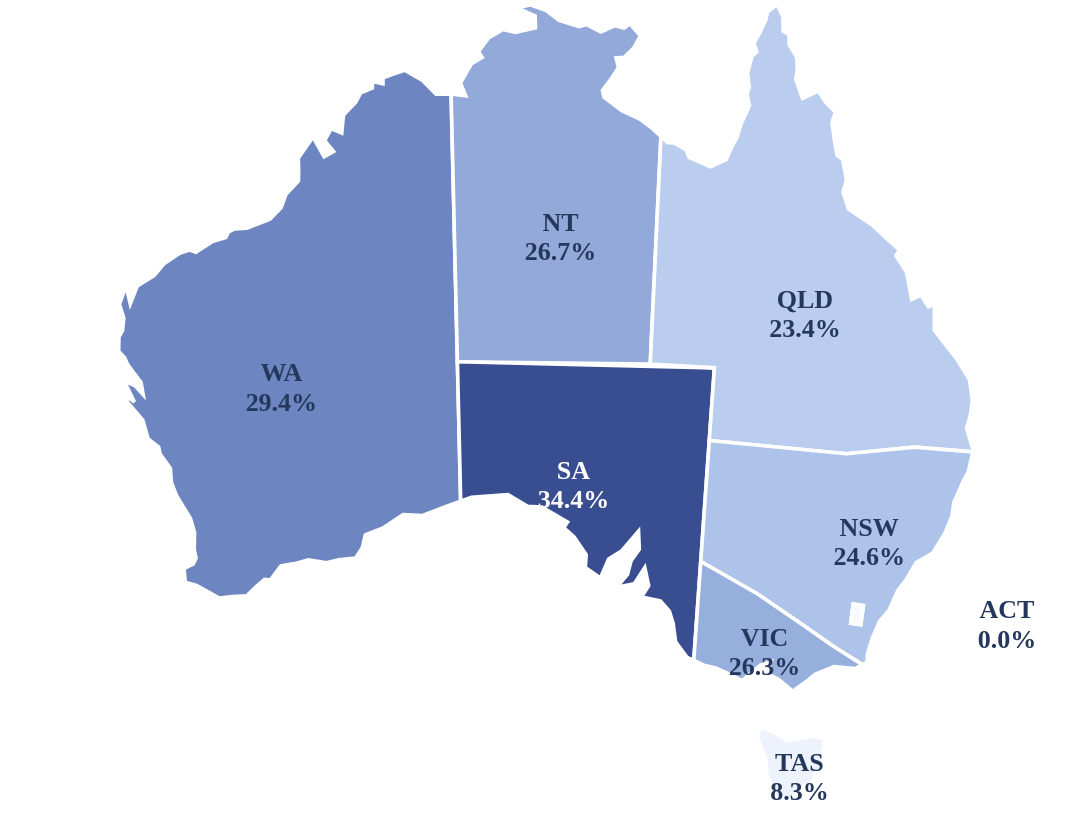

Here is the Vega-Lite specification saved for this chart:
### Vega-Lite specification from a JSON file in a GitHub repository (floating-point values rounded to 4 significant figures; data arrays with more than 128 entries replaced by an {"elided": "..."} marker saying what was removed)
{"$schema": "https://vega.github.io/schema/vega-lite/v5.json", "description": "Vega-Lite choropleth of the share of EPBC mammal state-linked entries classified as extinct, using simplified preprojected states/territories.", "width": 630, "height": 480, "background": "#FFFFFF", "padding": 0, "projection": {"type": "identity", "reflectY": false, "scale": 1.06, "translate": [-18.9, -14.4]}, "layer": [{"data": {"values": [{"type": "Feature", "properties": {"state": "Western Australia", "abbr": "WA", "extinct": 20, "total": 68, "share": 29.4}, "geometry": {"type": "Polygon", "coordinates": {"elided": "1x88x2 float values"}}}, {"type": "Feature", "properties": {"state": "Northern Territory", "abbr": "NT", "extinct": 12, "total": 45, "share": 26.7}, "geometry": {"type": "Polygon", "coordinates": [[[271.4, 65.76], [268.5, 58.72], [274.5, 48.27], [280.3, 44.82], [278.2, 41.64], [283.8, 34.24], [291.7, 29.65], [298.4, 31.15], [309.4, 28.75], [309.1, 22.21], [299.5, 17.99], [306.5, 16.15], [315.2, 19.36], [322.2, 24.66], [333.2, 28.11], [336.9, 26.89], [344.9, 31.01], [352.7, 27.56], [357.6, 28.83], [360.7, 26.48], [366.5, 33.03], [362.8, 39.76], [357.6, 44.77], [353.2, 45.06], [354.5, 50.25], [350.5, 56.57], [345.8, 62.78], [346.6, 66.46], [356.5, 73.92], [366.2, 78.43], [372.5, 83.17], [377.6, 87.87], [371.8, 211.8], [266.8, 210.5], [263.4, 64.75], [271.4, 65.76], [271.4, 65.76]]]}}, {"type": "Feature", "properties": {"state": "South Australia", "abbr": "SA", "extinct": 21, "total": 61, "share": 34.4}, "geometry": {"type": "Polygon", "coordinates": [[[391.8, 371.4], [385.6, 363.0], [384.3, 353.0], [382.2, 346.2], [377.3, 340.6], [367.1, 338.5], [370.9, 332.4], [368.8, 322.5], [363.2, 331.3], [353.5, 333.3], [359.4, 326.3], [361.4, 318.8], [365.9, 312.6], [365.4, 302.8], [356.1, 313.6], [349.2, 317.9], [344.7, 328.2], [336.4, 322.5], [336.9, 315.6], [330.4, 305.9], [324.7, 300.8], [326.8, 297.8], [312.8, 289.6], [305.0, 289.2], [294.4, 282.8], [274.5, 284.3], [268.6, 286.4], [266.8, 210.5], [406.7, 213.8], [395.5, 373.1], [391.8, 371.4], [391.8, 371.4]]]}}, {"type": "Feature", "properties": {"state": "Queensland", "abbr": "QLD", "extinct": 15, "total": 64, "share": 23.4}, "geometry": {"type": "Polygon", "coordinates": [[[381.3, 91.28], [384.8, 91.45], [391.2, 95.13], [392.9, 99.26], [404.6, 104.4], [413.2, 100.5], [416.1, 93.7], [419.1, 88.14], [421.2, 81.15], [425.8, 71.16], [424.5, 64.79], [425.7, 61.12], [424.8, 53.65], [427.2, 44.12], [429.9, 41.71], [428.2, 37.28], [431.9, 30.76], [434.9, 23.96], [435.5, 20.36], [440.8, 16.0], [444.0, 22.52], [444.2, 30.58], [447.3, 32.4], [447.4, 37.8], [451.6, 44.72], [451.9, 52.05], [451.0, 56.67], [454.7, 67.17], [463.4, 63.11], [467.1, 68.98], [472.7, 74.63], [470.8, 80.2], [472.3, 91.54], [473.5, 98.2], [476.5, 100.1], [478.7, 111.6], [476.7, 118.2], [479.7, 127.4], [492.2, 135.8], [500.1, 143.0], [507.5, 149.8], [505.5, 152.7], [511.4, 161.8], [514.1, 176.5], [519.2, 174.3], [523.3, 180.7], [526.5, 179.1], [526.5, 193.2], [533.6, 202.5], [538.2, 208.3], [545.6, 220.4], [547.1, 231.4], [546.2, 238.9], [544.0, 246.8], [547.6, 258.8], [547.4, 259.6], [515.8, 257.0], [478.5, 260.6], [403.9, 253.4], [406.7, 213.8], [371.8, 211.8], [377.6, 87.87], [381.3, 91.28], [381.3, 91.28]]]}}, {"type": "Feature", "properties": {"state": "New South Wales", "abbr": "NSW", "extinct": 14, "total": 57, "share": 24.6}, "geometry": {"type": "MultiPolygon", "coordinates": [[[[542.0, 276.0], [537.1, 287.1], [536.0, 294.6], [532.3, 303.6], [525.6, 314.7], [516.5, 319.8], [511.1, 329.2], [506.5, 335.1], [501.7, 345.9], [496.7, 351.8], [492.6, 361.1], [490.0, 369.8], [490.0, 373.9], [487.3, 375.4], [471.0, 365.1], [455.3, 354.0], [430.3, 336.9], [399.3, 319.2], [403.9, 253.4], [478.5, 260.6], [515.8, 257.0], [547.4, 259.6], [545.0, 270.3], [542.0, 276.0], [542.0, 276.0]]], [[[486.4, 353.6], [487.9, 343.2], [482.3, 342.4], [480.9, 352.9], [486.4, 353.6], [486.4, 353.6]]]]}}, {"type": "Feature", "properties": {"state": "Victoria", "abbr": "VIC", "extinct": 10, "total": 38, "share": 26.3}, "geometry": {"type": "Polygon", "coordinates": [[[483.4, 377.6], [471.7, 376.5], [461.5, 380.6], [456.2, 385.0], [449.3, 389.9], [441.4, 383.2], [435.4, 380.3], [437.6, 373.7], [431.7, 375.6], [421.8, 384.1], [413.2, 379.8], [407.5, 377.3], [401.6, 375.9], [395.5, 373.1], [399.3, 319.2], [430.3, 336.9], [455.3, 354.0], [471.0, 365.1], [487.3, 375.4], [483.4, 377.6], [483.4, 377.6]]]}}, {"type": "Feature", "properties": {"state": "Tasmania", "abbr": "TAS", "extinct": 1, "total": 12, "share": 8.3}, "geometry": {"type": "Polygon", "coordinates": [[[460.6, 414.2], [466.5, 415.8], [465.3, 431.0], [461.3, 434.9], [459.1, 444.9], [456.0, 441.1], [448.2, 449.0], [446.2, 448.1], [440.2, 447.0], [435.3, 435.6], [434.8, 427.1], [430.2, 415.4], [431.0, 409.6], [437.5, 411.4], [446.8, 416.8], [452.4, 415.7], [460.6, 414.2], [460.6, 414.2]]]}}, {"type": "Feature", "properties": {"state": "Australian Capital Territory", "abbr": "ACT", "extinct": 0, "total": 12, "share": 0.0}, "geometry": {"type": "Polygon", "coordinates": [[[480.9, 352.9], [482.3, 342.4], [487.9, 343.2], [486.4, 353.6], [480.9, 352.9], [480.9, 352.9]]]}}]}, "mark": {"type": "geoshape", "stroke": "#FFFFFF", "strokeWidth": 2.1, "cursor": "pointer"}, "encoding": {"color": {"field": "properties.share", "type": "quantitative", "scale": {"domain": [0, 20, 25, 30, 35], "range": ["#F7F9FE", "#DDE8FA", "#AAC0E8", "#657EBC", "#32488B"]}, "legend": null}, "tooltip": [{"field": "properties.state", "type": "nominal", "title": "State / territory"}, {"field": "properties.extinct", "type": "quantitative", "title": "Extinct listings", "format": ".0f"}, {"field": "properties.total", "type": "quantitative", "title": "Total listings", "format": ".0f"}, {"field": "properties.share", "type": "quantitative", "title": "Extinct share (%)", "format": ".1f"}]}}, {"data": {"values": [{"geometry": {"type": "LineString", "coordinates": [[484, 347], [538, 347], [550, 351]]}}]}, "mark": {"type": "geoshape", "filled": false, "stroke": "#A0AEC5", "strokeDash": [4, 3], "strokeWidth": 1.5}}, {"data": {"values": [{"state": "Western Australia", "abbr": "WA", "px": 171.0, "py": 224.0, "extinct": 20, "total": 68, "share": 29.4, "share_label": "29.4%"}, {"state": "Northern Territory", "abbr": "NT", "px": 323.0, "py": 142.0, "extinct": 12, "total": 45, "share": 26.7, "share_label": "26.7%"}, {"state": "South Australia", "abbr": "SA", "px": 330.0, "py": 277.0, "extinct": 21, "total": 61, "share": 34.4, "share_label": "34.4%"}, {"state": "Queensland", "abbr": "QLD", "px": 456.0, "py": 184.0, "extinct": 15, "total": 64, "share": 23.4, "share_label": "23.4%"}, {"state": "New South Wales", "abbr": "NSW", "px": 491.0, "py": 308.0, "extinct": 14, "total": 57, "share": 24.6, "share_label": "24.6%"}, {"state": "Victoria", "abbr": "VIC", "px": 434.0, "py": 368.0, "extinct": 10, "total": 38, "share": 26.3, "share_label": "26.3%"}, {"state": "Tasmania", "abbr": "TAS", "px": 453.0, "py": 436.0, "extinct": 1, "total": 12, "share": 8.3, "share_label": "8.3%"}, {"state": "Australian Capital Territory", "abbr": "ACT", "px": 566.0, "py": 353.0, "extinct": 0, "total": 12, "share": 0.0, "share_label": "0.0%"}]}, "mark": {"type": "text", "font": "DM Sans", "fontWeight": 800, "fontSize": 15, "baseline": "middle", "dy": -8}, "encoding": {"longitude": {"field": "px", "type": "quantitative"}, "latitude": {"field": "py", "type": "quantitative"}, "text": {"field": "abbr", "type": "nominal"}, "color": {"condition": {"test": "datum.share >= 30", "value": "#FFFFFF"}, "value": "#24375C"}, "tooltip": [{"field": "state", "type": "nominal", "title": "State / territory"}, {"field": "extinct", "type": "quantitative", "title": "Extinct listings", "format": ".0f"}, {"field": "total", "type": "quantitative", "title": "Total listings", "format": ".0f"}, {"field": "share", "type": "quantitative", "title": "Extinct share (%)", "format": ".1f"}]}}, {"data": {"values": [{"state": "Western Australia", "abbr": "WA", "px": 171.0, "py": 224.0, "extinct": 20, "total": 68, "share": 29.4, "share_label": "29.4%"}, {"state": "Northern Territory", "abbr": "NT", "px": 323.0, "py": 142.0, "extinct": 12, "total": 45, "share": 26.7, "share_label": "26.7%"}, {"state": "South Australia", "abbr": "SA", "px": 330.0, "py": 277.0, "extinct": 21, "total": 61, "share": 34.4, "share_label": "34.4%"}, {"state": "Queensland", "abbr": "QLD", "px": 456.0, "py": 184.0, "extinct": 15, "total": 64, "share": 23.4, "share_label": "23.4%"}, {"state": "New South Wales", "abbr": "NSW", "px": 491.0, "py": 308.0, "extinct": 14, "total": 57, "share": 24.6, "share_label": "24.6%"}, {"state": "Victoria", "abbr": "VIC", "px": 434.0, "py": 368.0, "extinct": 10, "total": 38, "share": 26.3, "share_label": "26.3%"}, {"state": "Tasmania", "abbr": "TAS", "px": 453.0, "py": 436.0, "extinct": 1, "total": 12, "share": 8.3, "share_label": "8.3%"}, {"state": "Australian Capital Territory", "abbr": "ACT", "px": 566.0, "py": 353.0, "extinct": 0, "total": 12, "share": 0.0, "share_label": "0.0%"}]}, "mark": {"type": "text", "font": "DM Sans", "fontWeight": 800, "fontSize": 15, "baseline": "middle", "dy": 9}, "encoding": {"longitude": {"field": "px", "type": "quantitative"}, "latitude": {"field": "py", "type": "quantitative"}, "text": {"field": "share_label", "type": "nominal"}, "color": {"condition": {"test": "datum.share >= 30", "value": "#FFFFFF"}, "value": "#24375C"}, "tooltip": [{"field": "state", "type": "nominal", "title": "State / territory"}, {"field": "extinct", "type": "quantitative", "title": "Extinct listings", "format": ".0f"}, {"field": "total", "type": "quantitative", "title": "Total listings", "format": ".0f"}, {"field": "share", "type": "quantitative", "title": "Extinct share (%)", "format": ".1f"}]}}], "config": {"view": {"stroke": null}, "font": "DM Sans"}}
